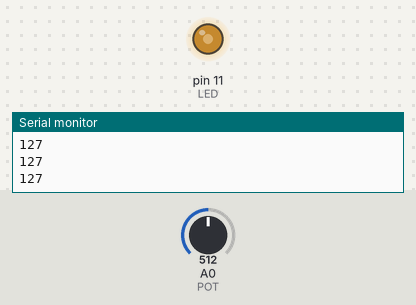
Recording of a sketch running on a simulated Arduino Uno, built with avr-gcc and run on an emulated ATmega328P. On the bench: output pins drawn as LEDs (lit = HIGH), the last lines printed to the serial monitor. The test bench sets the inputs (shaded band); at power-on: A0 (POT) = 512.

Above: at 1.2 s.
1.3 s: A0 (POT) set to 716
At 1.7 s:
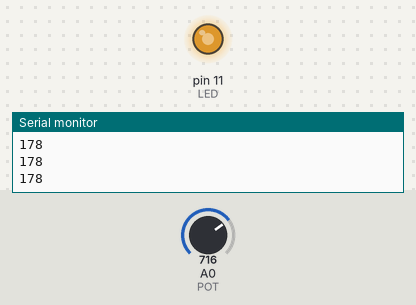
2.8 s: A0 (POT) set to 900
At 3.1 s:
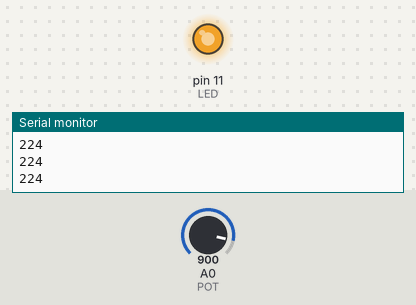
4.3 s: A0 (POT) set to 122
At 5.5 s:
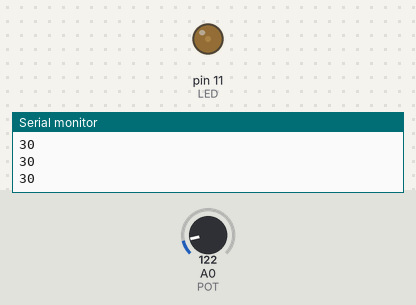
5.8 s: A0 (POT) set to 0
At 6.9 s:
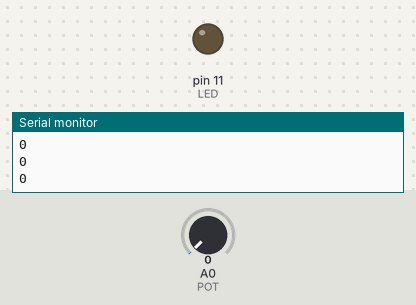
7.3 s: A0 (POT) set to 511
At 8.2 s:
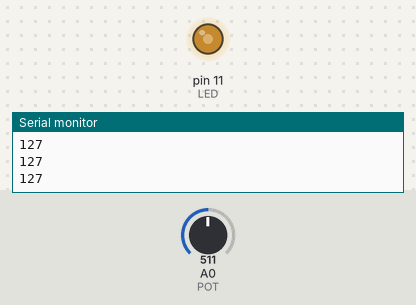
Timing chart, 0 to 9.8 s (numbered marks = the images above; inputs shaded):
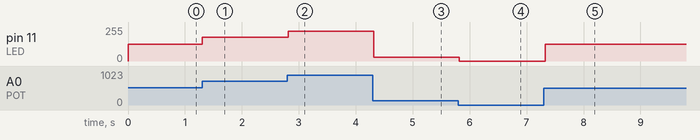

Measured:
- after the input at 1.3 s, pin 11 (LED): 127/255 → 178/255 at once
- after the input at 2.8 s, pin 11 (LED): 178/255 → 224/255 at once
- after the input at 4.3 s, pin 11 (LED): 224/255 → 30/255 at once
- after the input at 5.8 s, pin 11 (LED): 30/255 → 0/255 at once
- after the input at 7.3 s, pin 11 (LED): 0/255 → 127/255 at once

The sketch:

PotenciometroTeste.ino
```cpp
//Wokiw: https://wokwi.com/projects/474259929800425473

#define LED 11
#define POT A0

unsigned int brilho;

void setup()
{
  pinMode(LED, OUTPUT);
  Serial.begin(9600);
}

void loop()
{
  brilho = analogRead(POT);
  brilho = map(brilho, 0, 1023, 0, 255);
  Serial.println(brilho);
  analogWrite(LED, brilho);
  delay(100);
}
```
